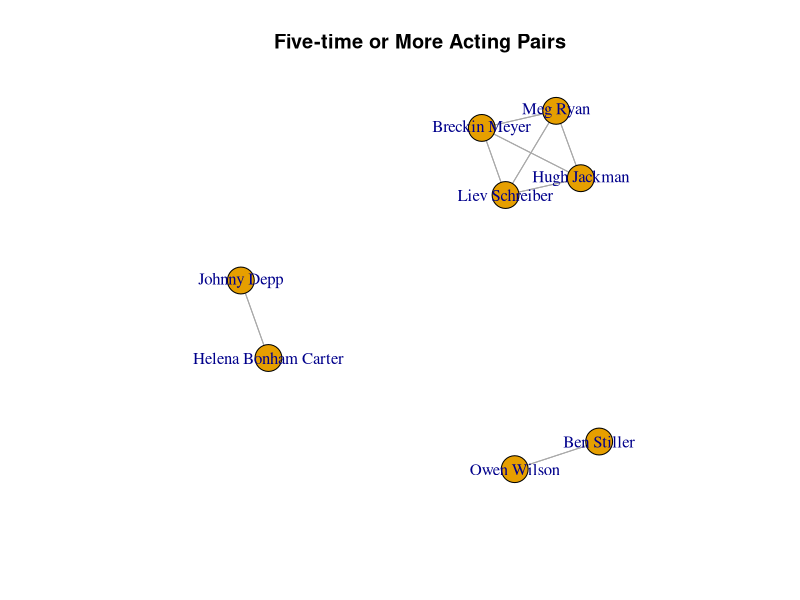
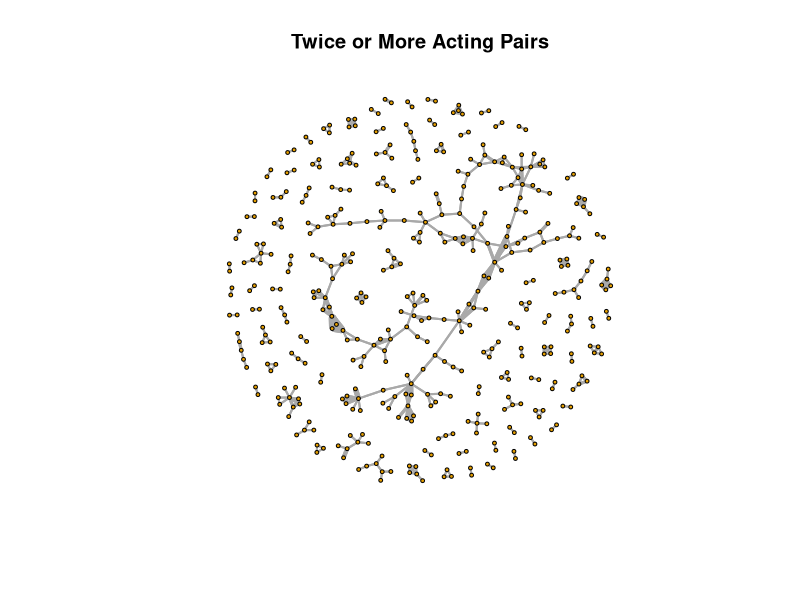
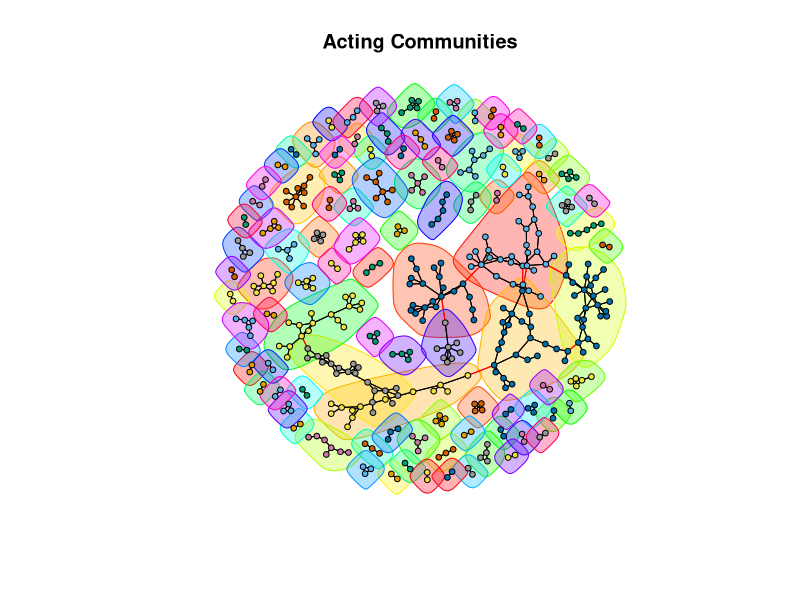

These figures' R source, in order:
# Set working directory
setwd("C:/Pluralsight")

# Load actors CSV file
actors <- read.csv("Actors.csv")

# Peek at actors
head(actors)

# Get five-time plus acting pairs
actors5 <- actors[actors$Count >= 5,]

# Load igraph package
library(igraph)

# Create graph of acting pairs
graph5 <- graph.data.frame(
    d = actors5, 
    directed = FALSE)

# Plot a small graph
plot(
    x = graph5,
    edge.curved = FALSE,
    main = "Five-time or More Acting Pairs")

# Get actors who have acted together twice or more
actors2 <- actors[actors$Count >= 2,]

# Create a undirected graph object
graph2 <- graph.data.frame(
    d = actors2, 
    directed = FALSE)

# Plot a large graph
plot(
    x = graph2,
    vertex.size = 2,
    vertex.label = NA, 
    edge.curved = FALSE,
    edge.width = edge_attr(graph2)$Count,
    main = "Twice or More Acting Pairs")

# Create graph clusters
clusters <- cluster_edge_betweenness(graph2)

# Plot communities graph
plot(
    x = clusters, 
    y = graph2,
    vertex.size = 3,
    vertex.label = NA,
    edge.curved = FALSE,
    main = "Acting Communities")
